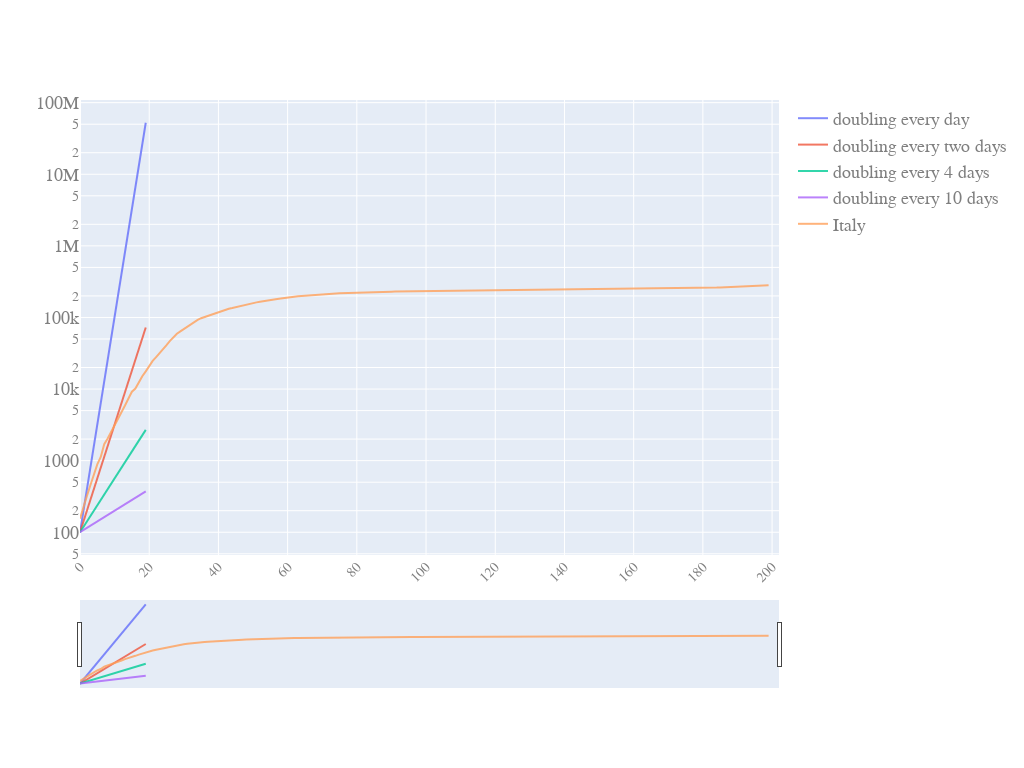

The code cell stored with this chart in its notebook:
### Code cell
quick_plot(pd_sync_timelines_w_slope.date,
           pd_sync_timelines_w_slope.iloc[:,0:5],
           y_scale ='log',
           slider=True)

### Figure 1 — Plotly figure (JSON) as saved in the notebook; plotly's stock layout.template omitted (floating-point values rounded to 4 significant figures; data arrays with more than 128 entries replaced by an {"elided": "..."} marker saying what was removed)
{"data": [{"name": "doubling every day", "opacity": 0.8, "type": "scatter", "x": {"elided": "203 int values"}, "y": {"elided": "203 int values"}}, {"name": "doubling every two days", "opacity": 0.8, "type": "scatter", "x": {"elided": "203 int values"}, "y": {"elided": "203 float values"}}, {"name": "doubling every 4 days", "opacity": 0.8, "type": "scatter", "x": {"elided": "203 int values"}, "y": {"elided": "203 float values"}}, {"name": "doubling every 10 days", "opacity": 0.8, "type": "scatter", "x": {"elided": "203 int values"}, "y": {"elided": "203 float values"}}, {"name": "Italy", "opacity": 0.8, "type": "scatter", "x": {"elided": "203 int values"}, "y": {"elided": "203 int values"}}], "layout": {"autosize": true, "font": {"color": "#7f7f7f", "family": "PT Sans, monospace", "size": 18}, "height": 768, "width": 1024, "xaxis": {"nticks": 20, "rangeslider": {"visible": true}, "tickangle": -45, "tickfont": {"color": "#7f7f7f", "size": 14}}, "yaxis": {"type": "log"}}}
